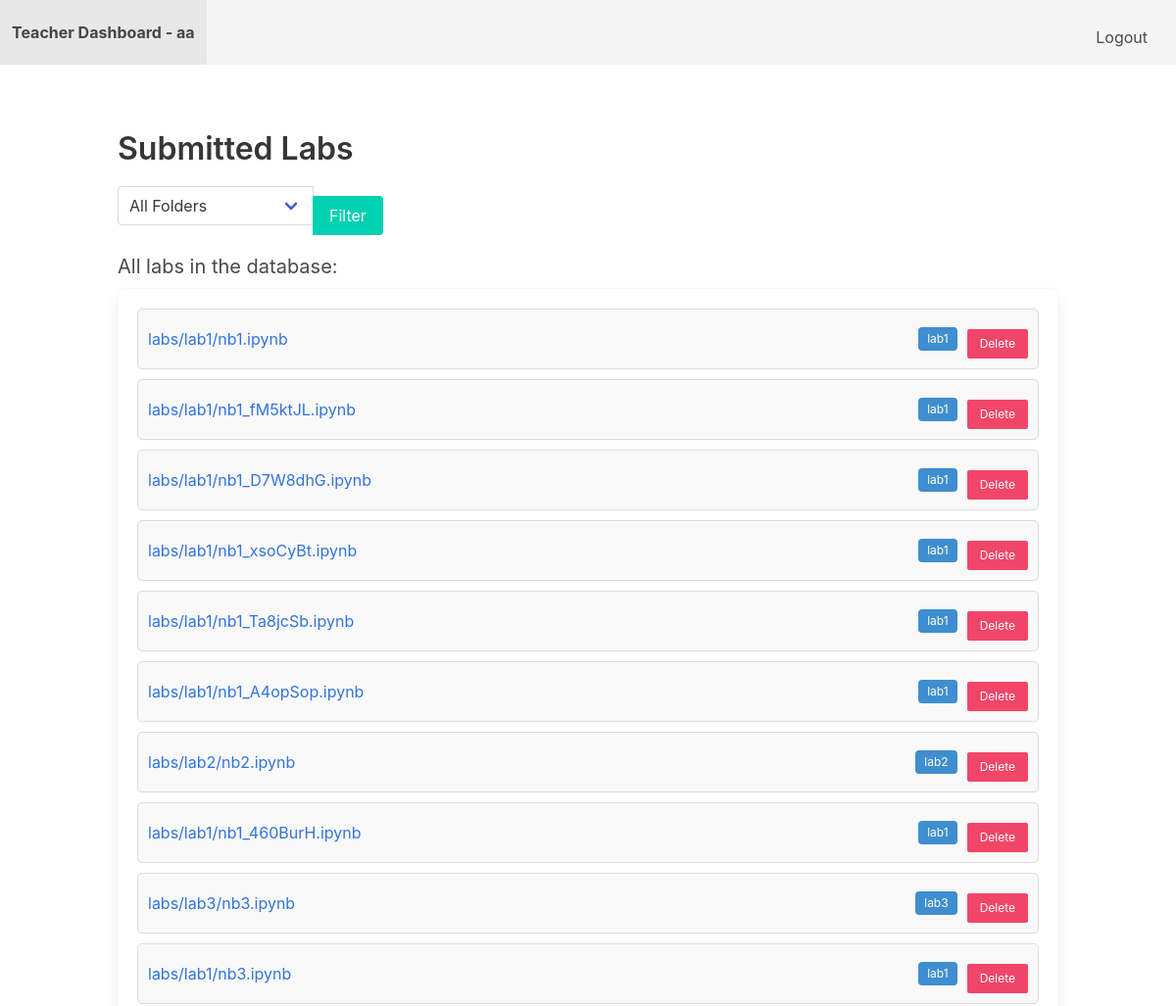
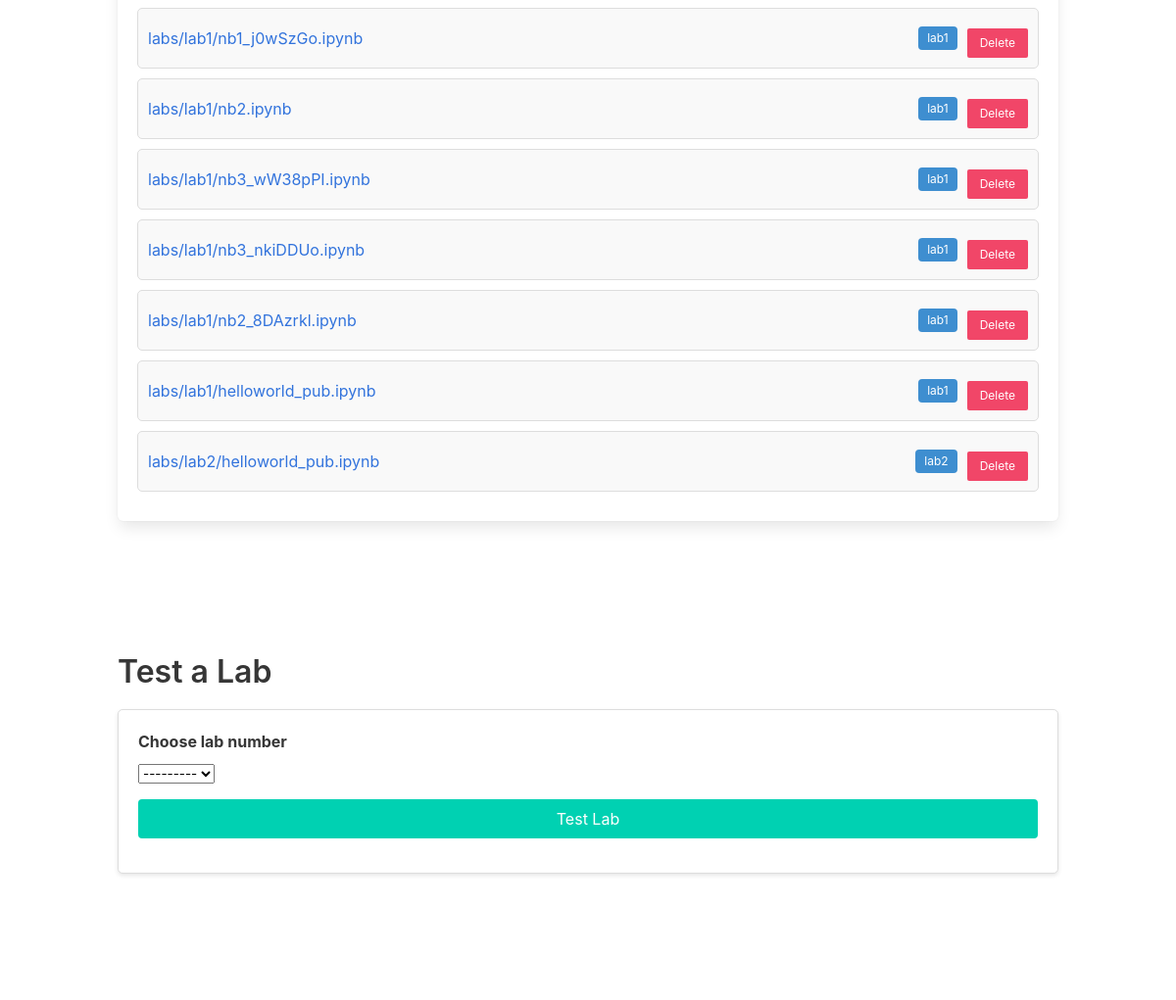
/create_lab/ (signed in, upper part), run on an earlier commit of the app's database (2 pictures, top to bottom).
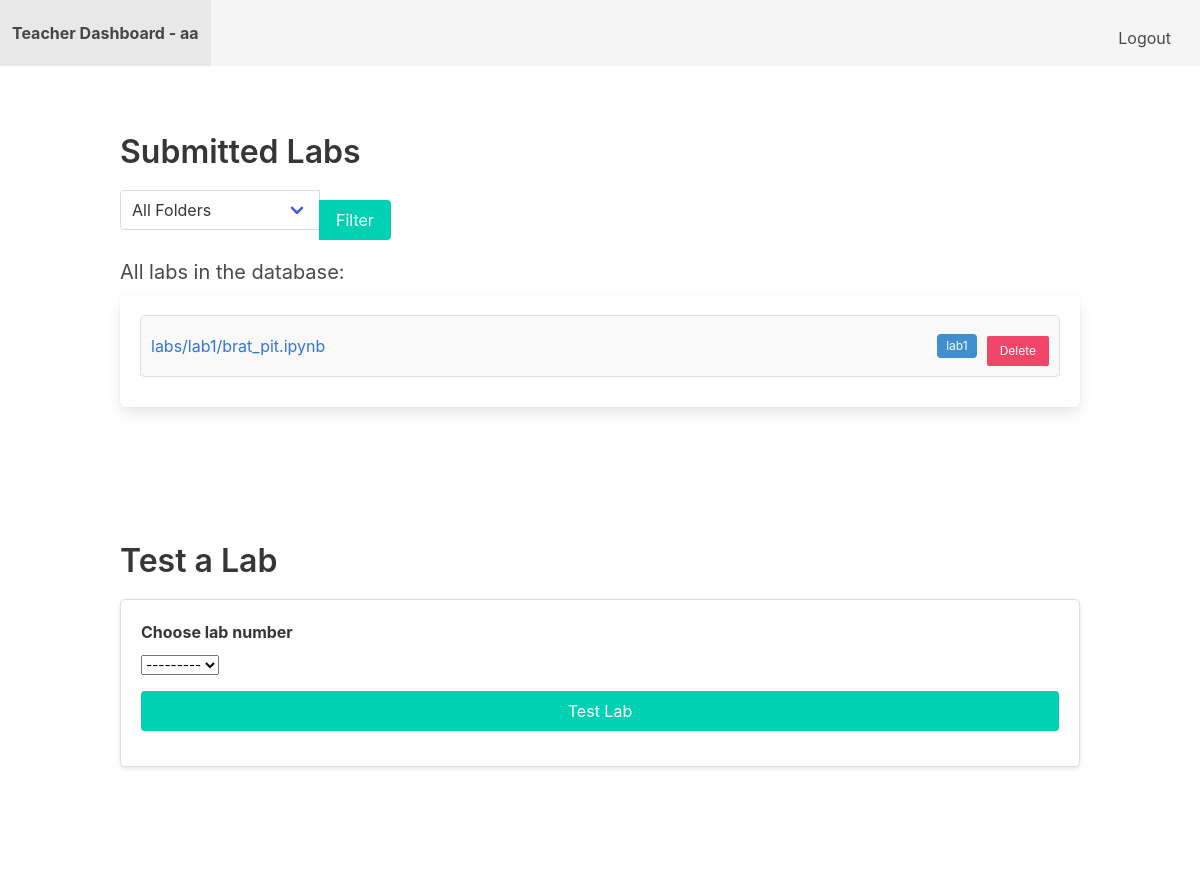
And on a later commit of the database.
### myapp/models.py (models this page shows)
class Document(models.Model):
    docfile = models.FileField(upload_to=upload_location)
    lab_type = models.CharField(max_length=25)

### myapp/views.py (the view)
# urls.py: path('create_lab/', views.create_lab, name='create_lab'),
@login_required
def create_lab(request):
    if request.method == 'POST':
        form = LabChoiceForm(request.POST, request.FILES)
        if form.is_valid():
            lab_name = form.cleaned_data['labname']
            template_file = request.FILES['template_file']
            if not template_file.name.endswith('.ipynb'):
                form.add_error('template_file', 'Only Jupyter notebook (.ipynb) files are allowed.')
                context = {
                    'lab_choice_form': form,
                    'documents': Document.objects.all(),
                    'form': DocumentForm(),
                }
                return render(request, 'dashboard.html', context)
            lab_dir = os.path.join(settings.LABS_ROOT, lab_name)
            print(settings.LABS_ROOT)
            os.makedirs(lab_dir, exist_ok=True)
            temp_path = os.path.join(lab_dir, template_file.name)
            with open(temp_path, 'wb+') as destination:
                for chunk in template_file.chunks():
                    destination.write(chunk)
            try:
                public_path, private_path = format_notebook(temp_path, os.path.join(lab_dir, lab_name))
                os.remove(temp_path)
                LabChoice.objects.create(name=lab_name)
                return redirect('dashboard')
            except Exception as e:
                form.add_error('template_file', f'Error processing notebook: {str(e)}')
                if os.path.exists(temp_path):
                    os.remove(temp_path)
    else:
        form = LabChoiceForm()
    context = {
        'lab_choice_form': form,
        'documents': Document.objects.all(),
        'form': DocumentForm(),
    }
    return render(request, 'dashboard.html', context)

### myapp/forms.py (shortened to what this page needs)
class LabChoiceForm(forms.Form):
    labname = forms.CharField(label="Lab Name", max_length=100, widget=forms.TextInput(attrs={'placeholder': 'Enter lab name'}))
    template_file = forms.FileField(label='Upload Lab Template')

class DocumentForm(forms.Form):
    docfile = forms.FileField(label='Select a file')
    labName = forms.ModelChoiceField(
        label="Choose lab number",
        queryset=LabChoice.objects.all(),
        widget=forms.Select,
        to_field_name='name'
    )

### myapp/models.py (called while the page is built)
    def __str__(self):
        return self.name

### myapp/templates/dashboard.html (shortened to what this page needs)
{% load static %}
<!DOCTYPE html>
<html lang="pl">
<head>
    <link rel="stylesheet" href="https://cdn.jsdelivr.net/npm/bulma@0.9.3/css/bulma.min.css">
</head>
<body>
<nav class="navbar is-light" role="navigation" aria-label="main navigation">
    <div class="navbar-brand">
        <a class="navbar-item" href="#">
            <strong>Teacher Dashboard - {{ user.username }}</strong>
        </a>
    </div>
    <div class="navbar-end">
        <div class="navbar-item">
            <form action="{% url 'logout' %}" method="post">
                <button type="submit" class="button is-light">Logout</button>
            </form>
        </div>
    </div>
</nav>
<div class="content-wrap">
    <section class="section">
        <div class="container">
            <h1 class="title">Submitted Labs</h1>
            <div class="filter-section">
                <form method="get" action="{% url 'dashboard' %}">
                    <div class="field has-addons">
                        <div class="control">
                            <div class="select">
                                <select name="lab_type">
                                    <option value="">All Folders</option>
                                </select>
                            </div>
                        </div>
                        <div class="control">
                            <button type="submit" class="button is-primary">Filter</button>
                        </div>
                    </div>
                </form>
            </div>
            {% if documents %}
                <h2 class="subtitle">All labs in the database:</h2>
                <div class="box">
                    {% for document in documents %}
                        <div class="document-item">
                            <a href="{% url 'view_document' document.id %}">{{ document.docfile.name }}</a>
                            <span class="tag is-info">{{ document.lab_type }}</span>
                            <form action="{% url 'delete_lab' document.id %}" method="post" class="delete-button">
                                <button type="submit" class="button is-danger is-small" onclick="return confirm('Are you sure you want to delete this lab?');">Delete</button>
                            </form>
                        </div>
                    {% endfor %}
                </div>
            {% else %}
                <div class="notification is-warning">
                    No documents found.
                </div>
            {% endif %}
        </div>
    </section>
    <section class="section">
        <div class="container">
            <h1 class="title">Test a Lab</h1>
            <div class="form-box">
                <form action="{% url 'results-view' %}" method="get">
                    <div class="field">
                        <label class="label">{{ form.labName.label }}</label>
                        <div class="control">
                            {{ form.labName }}
                        </div>
                    </div>
                    <div class="field">
                        <div class="control">
                            <button type="submit" class="button is-primary is-fullwidth">Test Lab</button>
                        </div>
                    </div>
                </form>
            </div>
        </div>
    </section>
    <section class="section">
    </section>
</div>
</body>
</html>

What changed in the data, as far as the page shows it:
removed Document: docfile.name "labs/lab1/nb1.ipynb", lab_type "lab1"
removed Document: docfile.name "labs/lab1/nb1_fM5ktJL.ipynb", lab_type "lab1"
removed Document: docfile.name "labs/lab1/nb1_D7W8dhG.ipynb", lab_type "lab1"
removed Document: docfile.name "labs/lab1/nb1_xsoCyBt.ipynb", lab_type "lab1"
removed Document: docfile.name "labs/lab1/nb1_Ta8jcSb.ipynb", lab_type "lab1"
removed Document: docfile.name "labs/lab1/nb1_A4opSop.ipynb", lab_type "lab1"
removed Document: docfile.name "labs/lab2/nb2.ipynb", lab_type "lab2"
removed Document: docfile.name "labs/lab1/nb1_460BurH.ipynb", lab_type "lab1"
removed Document: docfile.name "labs/lab3/nb3.ipynb", lab_type "lab3"
removed Document: docfile.name "labs/lab1/nb3.ipynb", lab_type "lab1"
removed Document: docfile.name "labs/lab1/nb1_j0wSzGo.ipynb", lab_type "lab1"
removed Document: docfile.name "labs/lab1/nb2.ipynb", lab_type "lab1"
removed Document: docfile.name "labs/lab1/nb3_wW38pPI.ipynb", lab_type "lab1"
removed Document: docfile.name "labs/lab1/nb3_nkiDDUo.ipynb", lab_type "lab1"
removed Document: docfile.name "labs/lab1/nb2_8DAzrkl.ipynb", lab_type "lab1"
removed Document: docfile.name "labs/lab1/helloworld_pub.ipynb", lab_type "lab1"
removed Document: docfile.name "labs/lab2/helloworld_pub.ipynb", lab_type "lab2"
added Document: docfile.name "labs/lab1/brat_pit.ipynb", lab_type "lab1"
